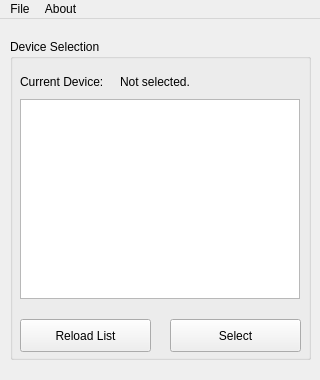
<?xml version="1.0" encoding="UTF-8"?>
<ui version="4.0">
 <class>MainWindow</class>
 <widget class="QMainWindow" name="MainWindow">
  <property name="geometry">
   <rect>
    <x>0</x>
    <y>0</y>
    <width>320</width>
    <height>380</height>
   </rect>
  </property>
  <property name="minimumSize">
   <size>
    <width>320</width>
    <height>380</height>
   </size>
  </property>
  <property name="maximumSize">
   <size>
    <width>320</width>
    <height>380</height>
   </size>
  </property>
  <property name="sizeIncrement">
   <size>
    <width>0</width>
    <height>0</height>
   </size>
  </property>
  <property name="windowTitle">
   <string>Tobii Mouse</string>
  </property>
  <property name="documentMode">
   <bool>false</bool>
  </property>
  <widget class="QWidget" name="centralWidget">
   <property name="enabled">
    <bool>true</bool>
   </property>
   <property name="sizePolicy">
    <sizepolicy hsizetype="Maximum" vsizetype="Maximum">
     <horstretch>0</horstretch>
     <verstretch>0</verstretch>
    </sizepolicy>
   </property>
   <widget class="QGroupBox" name="groupBox_5">
    <property name="geometry">
     <rect>
      <x>10</x>
      <y>20</y>
      <width>301</width>
      <height>321</height>
     </rect>
    </property>
    <property name="title">
     <string>Device Selection</string>
    </property>
    <widget class="QLabel" name="currentDeviceLabel">
     <property name="geometry">
      <rect>
       <x>110</x>
       <y>30</y>
       <width>171</width>
       <height>26</height>
      </rect>
     </property>
     <property name="text">
      <string>Not selected.</string>
     </property>
    </widget>
    <widget class="QLabel" name="label">
     <property name="geometry">
      <rect>
       <x>10</x>
       <y>30</y>
       <width>91</width>
       <height>26</height>
      </rect>
     </property>
     <property name="text">
      <string>Current Device:</string>
     </property>
    </widget>
    <widget class="QListWidget" name="tobiiDevicesList">
     <property name="geometry">
      <rect>
       <x>10</x>
       <y>60</y>
       <width>280</width>
       <height>200</height>
      </rect>
     </property>
     <property name="sizePolicy">
      <sizepolicy hsizetype="Ignored" vsizetype="Ignored">
       <horstretch>0</horstretch>
       <verstretch>0</verstretch>
      </sizepolicy>
     </property>
     <property name="minimumSize">
      <size>
       <width>280</width>
       <height>200</height>
      </size>
     </property>
     <property name="maximumSize">
      <size>
       <width>280</width>
       <height>200</height>
      </size>
     </property>
     <property name="contextMenuPolicy">
      <enum>Qt::DefaultContextMenu</enum>
     </property>
     <property name="frameShape">
      <enum>QFrame::StyledPanel</enum>
     </property>
    </widget>
    <widget class="QPushButton" name="reloadListButton">
     <property name="geometry">
      <rect>
       <x>10</x>
       <y>280</y>
       <width>131</width>
       <height>33</height>
      </rect>
     </property>
     <property name="text">
      <string>Reload List</string>
     </property>
    </widget>
    <widget class="QPushButton" name="useSelectedDeviceButton">
     <property name="geometry">
      <rect>
       <x>160</x>
       <y>280</y>
       <width>131</width>
       <height>33</height>
      </rect>
     </property>
     <property name="text">
      <string>Select</string>
     </property>
    </widget>
   </widget>
  </widget>
  <widget class="QMenuBar" name="menuBar">
   <property name="geometry">
    <rect>
     <x>0</x>
     <y>0</y>
     <width>320</width>
     <height>25</height>
    </rect>
   </property>
   <widget class="QMenu" name="menuFile">
    <property name="title">
     <string>File</string>
    </property>
    <addaction name="actionQuit"/>
   </widget>
   <widget class="QMenu" name="menuAbout">
    <property name="title">
     <string>About</string>
    </property>
    <addaction name="actionAbout_Qt"/>
    <addaction name="actionAbout_Qt_2"/>
   </widget>
   <addaction name="menuFile"/>
   <addaction name="menuAbout"/>
  </widget>
  <action name="actionAbout_Qt">
   <property name="text">
    <string>About TobiiMouse</string>
   </property>
  </action>
  <action name="actionAbout_Qt_2">
   <property name="text">
    <string>About Qt</string>
   </property>
  </action>
  <action name="actionQuit">
   <property name="text">
    <string>&amp;Quit</string>
   </property>
  </action>
 </widget>
 <layoutdefault spacing="6" margin="11"/>
 <resources/>
 <connections/>
</ui>
